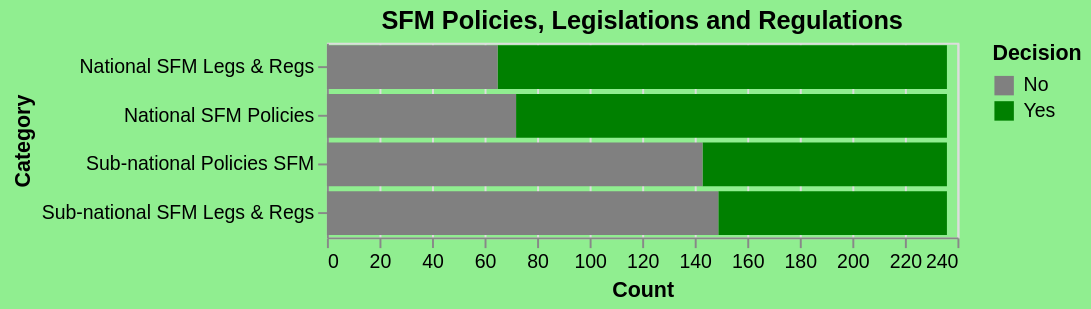

Specify this chart in Vega-Lite:
### Vega-Lite specification from a JSON file in a GitHub repository (floating-point values rounded to 4 significant figures)
{"$schema": "https://vega.github.io/schema/vega-lite/v5.json", "title": "SFM Policies, Legislations and Regulations", "config": {"background": "lightgreen"}, "width": 324, "height": 100, "data": {"values": [{"Category": "National SFM Policies", "Decision": "Yes", "Value": 164}, {"Category": "National SFM Policies", "Decision": "No", "Value": 72}, {"Category": "Sub-national Policies SFM", "Decision": "Yes", "Value": 93}, {"Category": "Sub-national Policies SFM", "Decision": "No", "Value": 143}, {"Category": "National SFM Legs & Regs", "Decision": "Yes", "Value": 171}, {"Category": "National SFM Legs & Regs", "Decision": "No", "Value": 65}, {"Category": "Sub-national SFM Legs & Regs", "Decision": "Yes", "Value": 87}, {"Category": "Sub-national SFM Legs & Regs", "Decision": "No", "Value": 149}]}, "mark": "bar", "encoding": {"y": {"field": "Category", "type": "nominal"}, "x": {"field": "Value", "type": "quantitative", "axis": {"title": "Count"}}, "color": {"field": "Decision", "type": "nominal", "scale": {"range": ["grey", "green"]}, "legend": {"title": "Decision"}}, "tooltip": [{"field": "Category", "type": "nominal", "title": "Category"}, {"field": "Decision", "type": "nominal", "title": "Decision"}, {"field": "Value", "type": "quantitative", "title": "Value"}]}}
